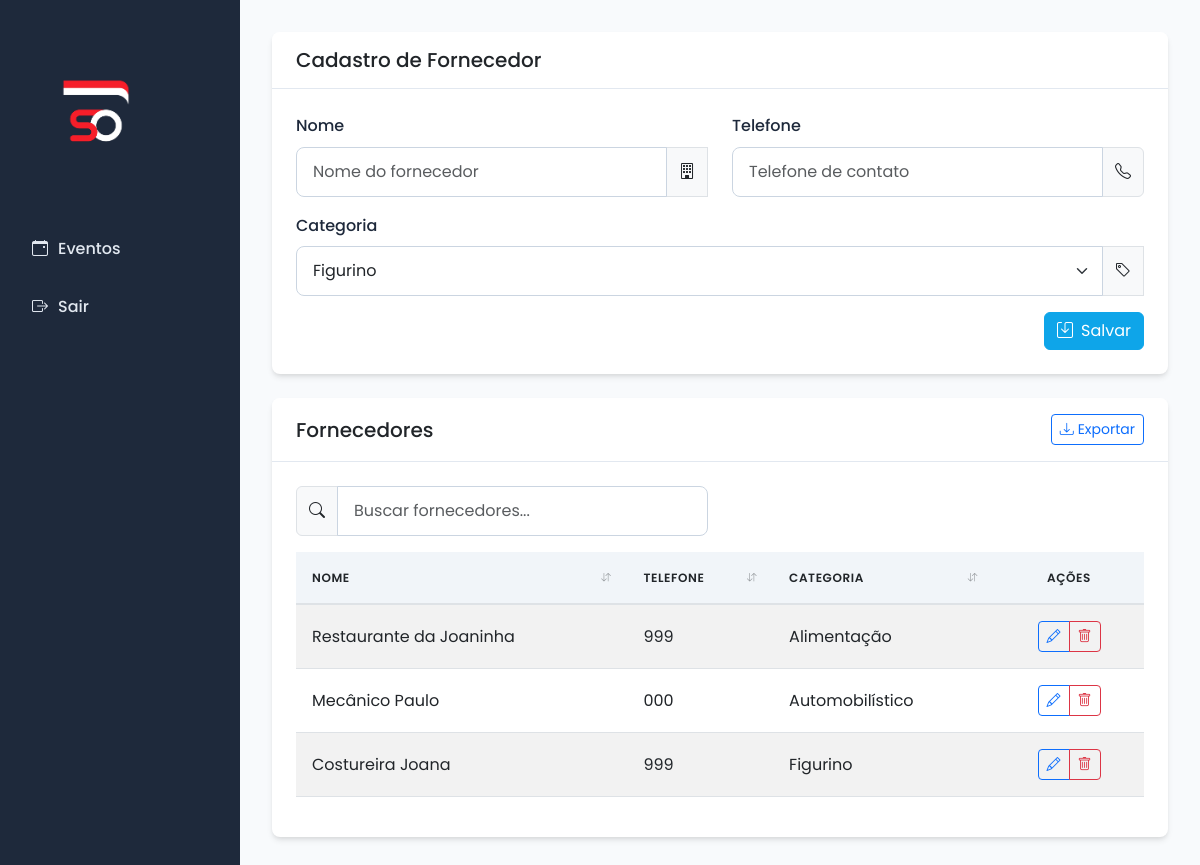
Page /cadastros/fornecedores on the committed database.
### models.py (models this page shows)
class Fornecedor(db.Model):
    __tablename__ = 'fornecedor'
    id_fornecedor = db.Column(db.Integer, primary_key=True)
    nome = db.Column(db.String, nullable=False)
    telefone = db.Column(db.String)
    id_categoria_fornecedor = db.Column(db.Integer, db.ForeignKey('categoria_fornecedor.id_categoria_fornecedor'))

class CategoriaFornecedor(db.Model):
    __tablename__ = 'categoria_fornecedor'
    id_categoria_fornecedor = db.Column(db.Integer, primary_key=True)
    nome = db.Column(db.String, nullable=False)
    fornecedores = db.relationship('Fornecedor', backref='categoria')

### app.py (the view, shortened to what this page needs)
@app.route('/cadastros/fornecedores', methods=['GET', 'POST'])
def cadastrar_fornecedor():
    categorias_existentes = CategoriaFornecedor.query.all()
    if not categorias_existentes:
        flash('É necessário cadastrar pelo menos uma categoria de fornecedor antes de cadastrar fornecedores.', 'warning')
        return redirect(url_for('cadastrar_categoria_fornecedor'))
    form = FornecedorForm()
    form.id_categoria_fornecedor.choices = [(c.id_categoria_fornecedor, c.nome) for c in categorias_existentes]
    fornecedores = Fornecedor.query.all()
    return render_template('fornecedores.html', form=form, fornecedores=fornecedores)

### forms.py
class FornecedorForm(FlaskForm):
    nome = StringField('Nome', validators=[InputRequired()])
    telefone = StringField('Telefone')
    id_categoria_fornecedor = SelectField('Categoria', coerce=int)

### templates/fornecedores.html (shortened to what this page needs)
{% extends 'base.html' %}
{% block content %}
{% if not form.id_categoria_fornecedor.choices or form.id_categoria_fornecedor.choices|length == 0 %}
<div class="alert alert-warning d-flex align-items-center" role="alert">
    <i class="bi bi-exclamation-triangle-fill me-2"></i>
    <div>
        <strong>Atenção!</strong> É necessário cadastrar pelo menos uma categoria de fornecedor antes de poder cadastrar fornecedores.
        <a href="{{ url_for('cadastrar_categoria_fornecedor') }}" class="btn btn-sm btn-outline-warning ms-2">
            <i class="bi bi-plus me-1"></i>Cadastrar Categoria
        </a>
    </div>
</div>
{% else %}
<div class="card mb-4">
    <div class="card-header d-flex justify-content-between align-items-center">
        <h5 class="mb-0">Cadastro de Fornecedor</h5>
    </div>
    <div class="card-body">
        <form method="POST" class="needs-validation" novalidate>
            <div class="row">
                <div class="col-md-6 mb-3">
                    {{ form.nome.label(class="form-label") }}
                    <div class="input-group">
                        {{ form.nome(class="form-control", placeholder="Nome do fornecedor", required=true) }}
                        <span class="input-group-text"><i class="bi bi-building"></i></span>
                    </div>
                </div>
                <div class="col-md-6 mb-3">
                    {{ form.telefone.label(class="form-label") }}
                    <div class="input-group">
                        {{ form.telefone(class="form-control", placeholder="Telefone de contato") }}
                        <span class="input-group-text"><i class="bi bi-telephone"></i></span>
                    </div>
                </div>
            </div>
            <div class="mb-3">
                {{ form.id_categoria_fornecedor.label(class="form-label") }}
                <div class="input-group">
                    {{ form.id_categoria_fornecedor(class="form-select", required=true) }}
                    <span class="input-group-text"><i class="bi bi-tag"></i></span>
                </div>
            </div>
            <div class="d-flex justify-content-end">
                <button type="submit" class="btn btn-primary">
                    <i class="bi bi-save me-2"></i>Salvar
                </button>
            </div>
        </form>
    </div>
</div>
{% endif %}
<div class="card">
    <div class="card-header d-flex justify-content-between align-items-center">
        <h5 class="mb-0">Fornecedores</h5>
        <div>
            <button class="btn btn-sm btn-outline-primary" id="btnExportar">
                <i class="bi bi-download me-1"></i>Exportar
            </button>
        </div>
    </div>
    <div class="card-body">
        {% if fornecedores %}
        <div class="row mb-3">
            <div class="col-md-6">
                <div class="input-group">
                    <span class="input-group-text"><i class="bi bi-search"></i></span>
                    <input type="text" class="form-control" id="searchInput" placeholder="Buscar fornecedores..." onkeyup="searchTable()">
                </div>
            </div>
        </div>
        <div class="table-responsive">
            <table class="table table-hover table-striped sortable-table" id="fornecedoresTable">
                <thead>
                    <tr>
                        <th>Nome</th>
                        <th>Telefone</th>
                        <th>Categoria</th>
                        <th class="text-center no-sort" style="width: 150px;">Ações</th>
                    </tr>
                </thead>
                <tbody>
                    {% for f in fornecedores %}
                    <tr>
                        <td>{{ f.nome }}</td>
                        <td>{{ f.telefone }}</td>
                        <td>{{ f.categoria.nome if f.categoria else '—' }}</td>
                        <td class="text-center">
                            <div class="btn-group" role="group">
                                <a href="{{ url_for('editar_fornecedor', id=f.id_fornecedor) }}" class="btn btn-sm btn-outline-primary" title="Editar">
                                    <i class="bi bi-pencil"></i>
                                </a>
                                <a href="{{ url_for('excluir_fornecedor', id=f.id_fornecedor) }}" class="btn btn-sm btn-outline-danger"
                                   onclick="return confirm('Tem certeza que deseja excluir este fornecedor?')" title="Excluir">
                                    <i class="bi bi-trash"></i>
                                </a>
                            </div>
                        </td>
                    </tr>
                    {% endfor %}
                </tbody>
            </table>
        </div>
        {% else %}
        <div class="alert alert-info">
            <i class="bi bi-info-circle me-2"></i>Nenhum fornecedor cadastrado.
        </div>
        {% endif %}
    </div>
</div>
{% endblock %}

### static/style.css (style rules this page uses)
:root { --primary: #1e293b; --primary-light: #334155; --secondary: #0ea5e9; --success: #10b981; --danger: #ef4444; --warning: #f59e0b; --info: #3b82f6; --light: #f8fafc; --dark: #0f172a; --spacing-xs: 0.25rem; --spacing-sm: 0.5rem; --spacing-md: 1rem; --spacing-lg: 1.5rem; --spacing-xl: 2rem; --border-radius: 0.5rem; --box-shadow: 0 4px 6px -1px rgba(0, 0, 0, 0.1), 0 2px 4px -1px rgba(0, 0, 0, 0.06); }
body { font-family: 'Poppins', sans-serif; font-size: 16px; line-height: 1.6; color: #334155; background-color: #f8fafc; margin: 0; padding: 0; }
.btn-primary { background-color: var(--secondary); border-color: var(--secondary); }
.card { border-radius: var(--border-radius); box-shadow: var(--box-shadow); border: none; margin-bottom: var(--spacing-lg); overflow: hidden; }
.card-header { background-color: white; border-bottom: 1px solid #e2e8f0; padding: var(--spacing-md) var(--spacing-lg); font-weight: 600; }
.card-body { padding: var(--spacing-lg); }
.form-control { border-radius: var(--border-radius); padding: 0.75rem 1rem; border: 1px solid #cbd5e1; transition: all 0.2s ease; }
.form-label { font-weight: 500; margin-bottom: 0.5rem; color: var(--primary); }
.form-select { border-radius: var(--border-radius); padding: 0.75rem 1rem; border: 1px solid #cbd5e1; }
.table { border-collapse: separate; border-spacing: 0; width: 100%; }
.table th { background-color: #f1f5f9; font-weight: 600; text-transform: uppercase; font-size: 0.75rem; letter-spacing: 0.05em; padding: 1rem; }
.table td { padding: 1rem; vertical-align: middle; }
.table-striped tbody tr:nth-of-type(odd) { background-color: #f8fafc; }
.sortable { position: relative; transition: background-color 0.2s ease; }
.sortable-table tbody { transition: opacity 0.15s ease; }
.sortable-table thead th.sortable { user-select: none; position: relative; }
.sortable-table thead th.sortable::before { content: ''; position: absolute; top: 0; left: 0; right: 0; bottom: 0; background: transparent; transition: background 0.2s ease; }
.sortable-table { position: relative; }
.sortable-table thead th { border-bottom: 2px solid #dee2e6; }
.sortable-table thead th.sortable { position: relative; }

### rows in the picture
Fornecedor: nome "Restaurante da Joaninha", telefone "999", categoria "Alimentação"
Fornecedor: nome "Mecânico Paulo", telefone "000", categoria "Automobilístico"
Fornecedor: nome "Costureira Joana", telefone "999", categoria "Figurino"
